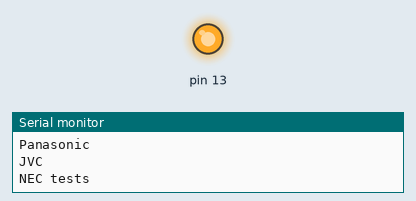
This sketch was run on a simulated Arduino Uno, built with avr-gcc and run on an emulated ATmega328P. Shown: output pins drawn as LEDs (lit = HIGH), the last lines printed to the serial monitor.

Above: at 7.1 s.
At 8.3 s:
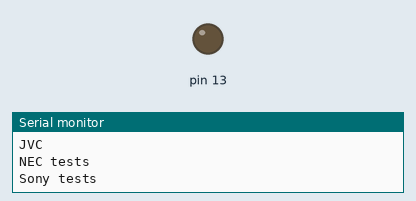
Timing chart, 0 to 15.3 s (numbered marks = the images above):
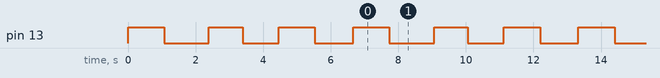

Measured:
- by itself, pin 13: repeats every 6.7 s: HIGH 1.0 s, 2 × (LOW 1.1 s, HIGH 1.1 s), LOW 1.3 s
- by itself, everything shown: repeats every 6.7 s, in 6 steps

The sketch:

txtIR.ino
```cpp
// (licence header left out)
#include <IRremote.h>
#include <IRremoteInt.h>

#define PanasonicAddress      0x4004     // Panasonic address (Pre data)
#define PanasonicPower        0x100BCBD  // Panasonic Power button

IRsend irsend;

void test() {
  Serial.println("NEC tests");
  digitalWrite(13, HIGH);
  irsend.sendNEC(0x20DF10EF , 32);
  delay(1000);

  Serial.println("Sony tests");
  digitalWrite(13, LOW);
  for (int i = 0; i < 3; i++) {
      irsend.sendSony(0xa90, 12); // Sony TV power code
      delay(40);
  }
  delay(1000);

  Serial.println("RC5 tests");
  digitalWrite(13, HIGH);
  //testRC5(0xfff, 12);
  delay(1000);

  Serial.println("RC6 tests");
  digitalWrite(13, LOW);
  irsend.sendRC6(0x2000, 20);
  delay(1000);

  Serial.println("Panasonic");
  digitalWrite(13, HIGH);
  irsend.sendPanasonic(PanasonicAddress,PanasonicPower); // This should turn your TV on and off
  delay(1000);

  Serial.println("JVC");
  digitalWrite(13, LOW);
  irsend.sendJVC(0xC5E8, 16,0); // hex value, 16 bits, no repeat
  delayMicroseconds(50); // see http://www.sbprojects.com/knowledge/ir/jvc.php for information
  irsend.sendJVC(0xC5E8, 16,1); // hex value, 16 bits, repeat
  delayMicroseconds(50);
  delay(1000);
}

void setup()
{
  Serial.begin(9600);
  pinMode(13, OUTPUT);

  test();
}

void loop() {
  test();
}
```
